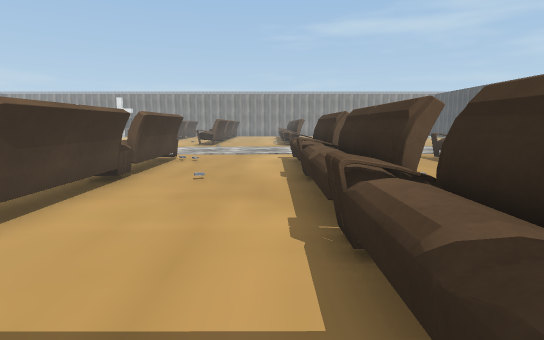
view 1 (above)

22 first-person views from a walk through a scene from a Unity 3-D project. The camera is 1.4 m above the floor, tilts 8° down and sees 80° across. The floor is counted in squares, 1 m on a side. Each view is taken from the middle of a square. On the plan, view 1 faces up. The plan holds only what a view shows up to about 15 squares ahead; the rest is blank. The place goes on beyond the plan. Some animated figures are left out. Door leaves are left out, so doorways stand open. Some surface patterns are stand-ins.

view 2
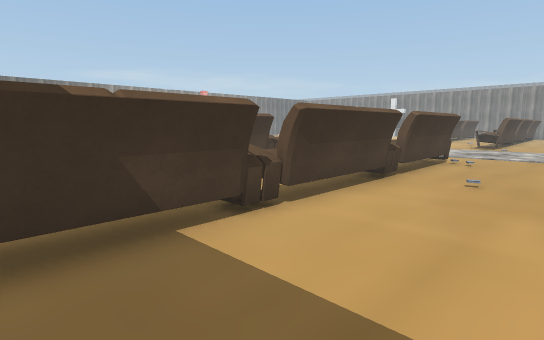

view 3
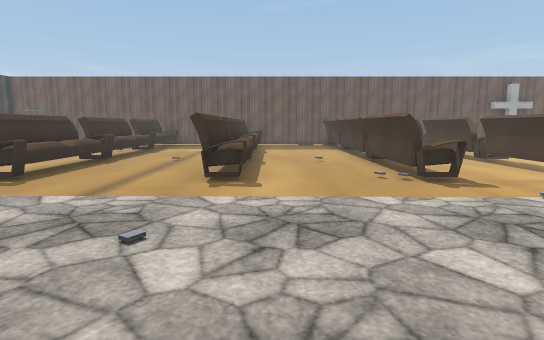

view 4
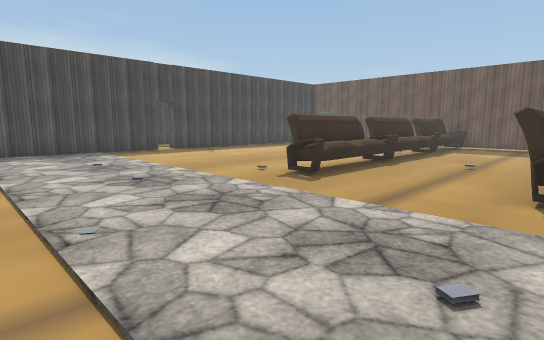

view 5
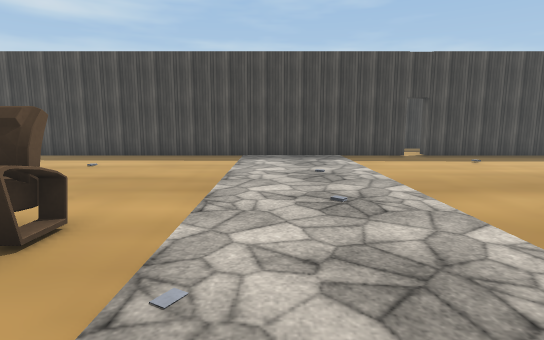

view 6
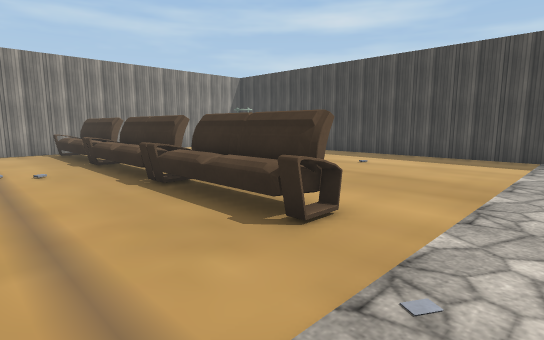

view 7
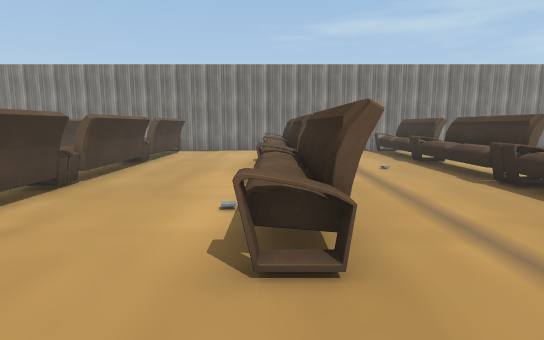

view 8
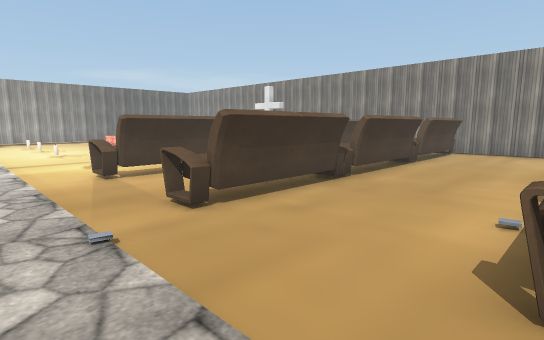

view 9
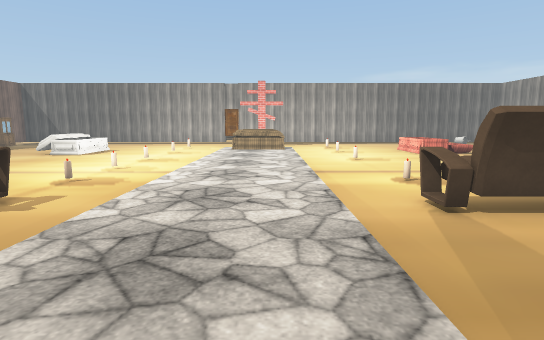

view 10
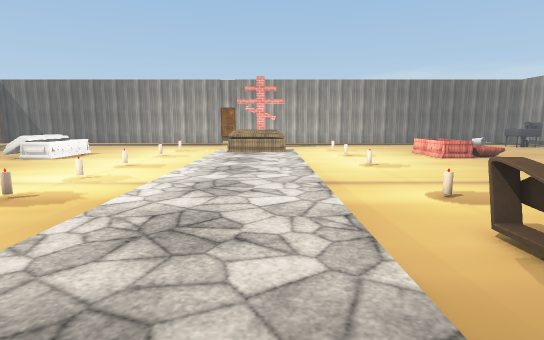

view 11
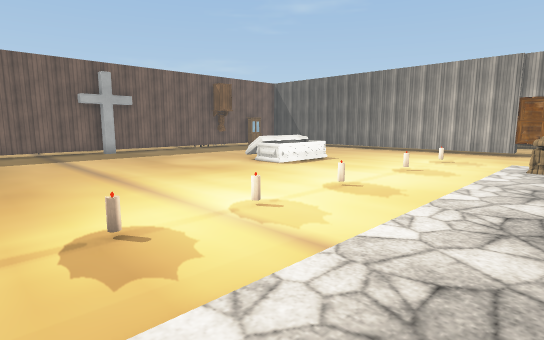

view 12
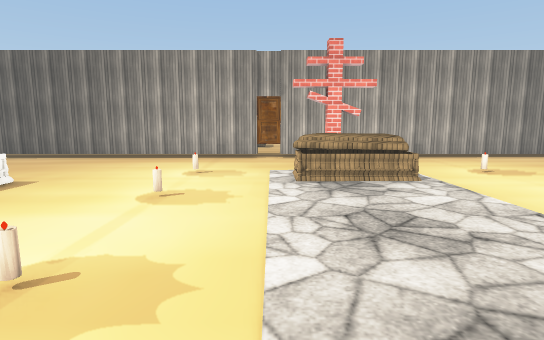

view 13
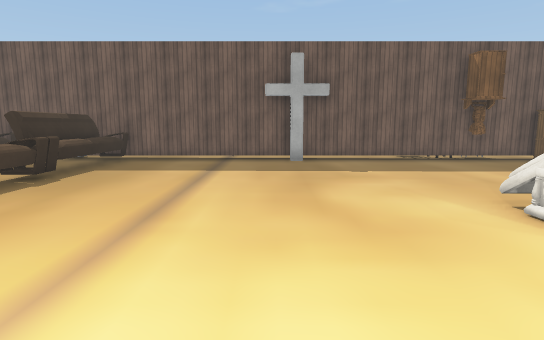

view 14
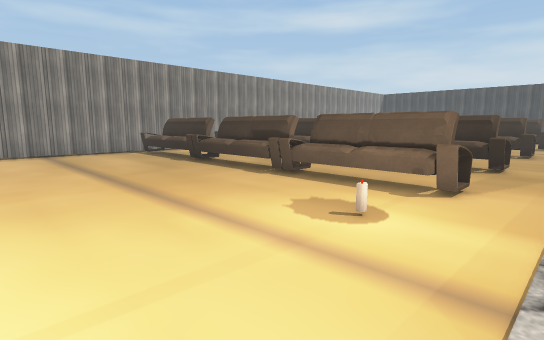

view 15
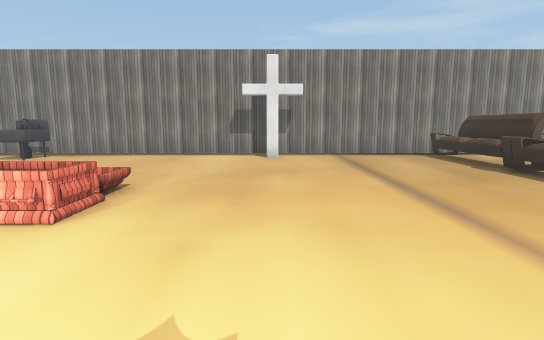

view 16
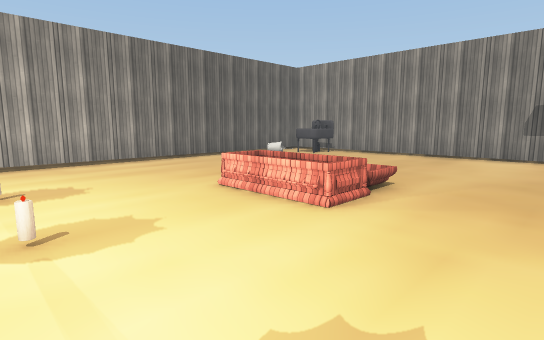

view 17
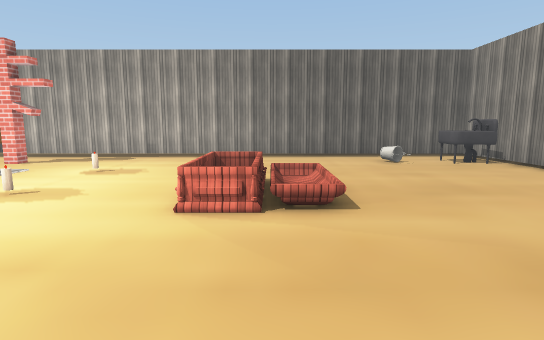

view 18
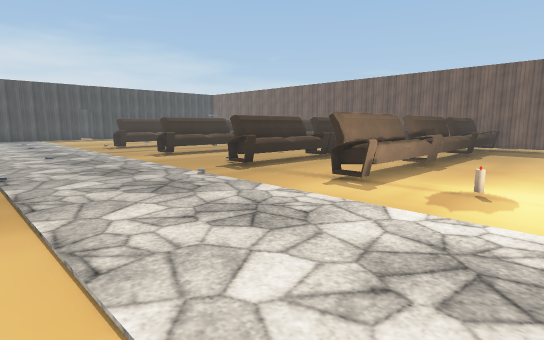

view 19
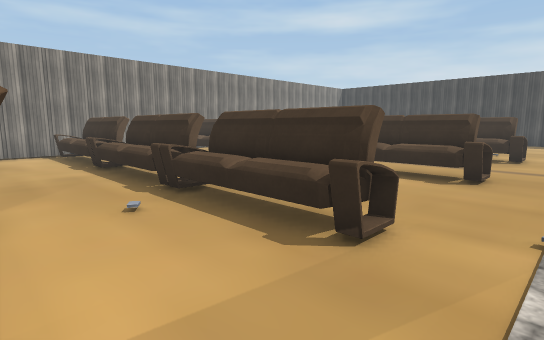

view 20
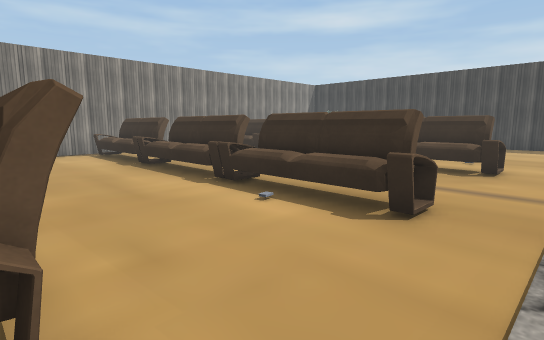

view 21
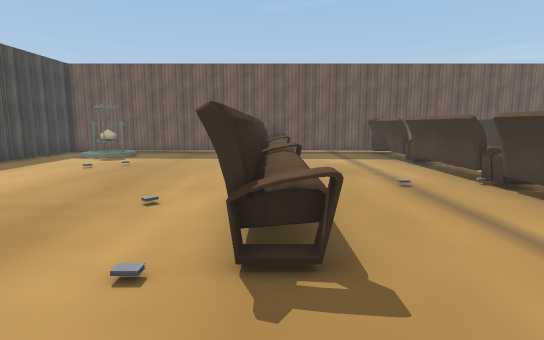

view 22
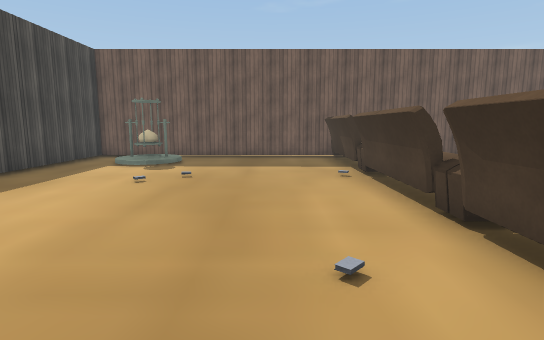

### Floor plan
Points are (right, up) in squares from view 1. A wall is a line through its corners. A room is listed if a view was taken in it or the views show most of it. See-through windows are left out.
Room 1 (views 1, 2, 3, 4, 5, 6, 7, 8, 9, 10, 11, 12, 13, 14, 15, 16, 17, 18, 19, 20, 21, 22)
walls: (0.9, 35.6) (-28.6, 35.6) (-28.6, 15.5); (2.5, -1.3) (3, -1.3); (-26.5, 17.5) (-26, 17.5) (-26, 17); (-16.2, -0.8) (-15.8, -0.8); (-15.9, -1.3) (-9.5, -1.3); (6.9, 35.6) (4.5, 35.6); (7.5, -1.3) (17.5, -1.3) (17.5, 4.1); (-28.6, 14.4) (-28.6, 2.8); (17.5, 12) (17.5, 28.4); (17.5, 5.8) (17.5, 11); (-25.5, -1.3) (-16.2, -1.3)
ways out: open door at (18, 11.5)
objects: bucket (-27, 31); sink (-27, 34) to (-26, 35); cabinet (-26, -1); other object (-24, 13); coffin (-24, 16) to (-22, 19); other object (-24, 22); coffin (-22, 6) to (-19, 8); coffin (-22, 26); candle (-21, 13); candle (-21, 22); candle (-17, 13); candle (-14, 13); candle (-11, 13); other object (-9, -1) to (-8, 3); other object (-9, 4) to (-8, 8); other object (-9, 9) to (-8, 13); other object (-9, 21) to (-8, 25); other object (-9, 26) to (-8, 30); other object (-9, 31) to (-8, 35); other object (-5, -1) to (-3, 3); other object (-5, 4) to (-3, 8); other object (-5, 9) to (-3, 13); other object (-5, 21) to (-3, 25); other object (-5, 26) to (-3, 30); other object (-5, 31) to (-3, 35); other object (1, 1) to (2, 3); other object (1, 4) to (2, 8); other object (1, 9) to (2, 13); other object (1, 21) to (2, 25); other object (1, 26) to (2, 30); other object (1, 31) to (2, 35); other object (2, -1); other object (6, 4) to (8, 8); other object (6, 9) to (8, 13); other object (6, 21) to (8, 25); other object (6, 26) to (8, 30); other object (6, 31) to (8, 35); clock (14, 0) to (15, 1)

Where each view was taken, in squares from view 1:
view 1: 0 up, 0 right, facing up
view 2: 0 up, 0 right, facing up-left
view 3: 21 up, 0 right, facing down
view 4: 20 up, 1 right, facing down-right
view 5: 18 up, 3 right, facing right
view 6: 18 up, 3 right, facing up-right
view 7: 18 up, 1 right, facing up
view 8: 18 up, 1 right, facing up-left
view 9: 18 up, 3 left, facing left
view 10: 18 up, 5 left, facing left
view 11: 17 up, 10 left, facing down-left
view 12: 15 up, 14 left, facing left
view 13: 12 up, 15 left, facing down
view 14: 19 up, 16 left, facing up-right
view 15: 21 up, 16 left, facing up
view 16: 21 up, 16 left, facing up-left
view 17: 27 up, 14 left, facing left
view 18: 20 up, 13 left, facing down-right
view 19: 19 up, 8 left, facing up-right
view 20: 19 up, 4 left, facing up-right
view 21: 16 up, 7 right, facing down
view 22: 13 up, 10 right, facing down
